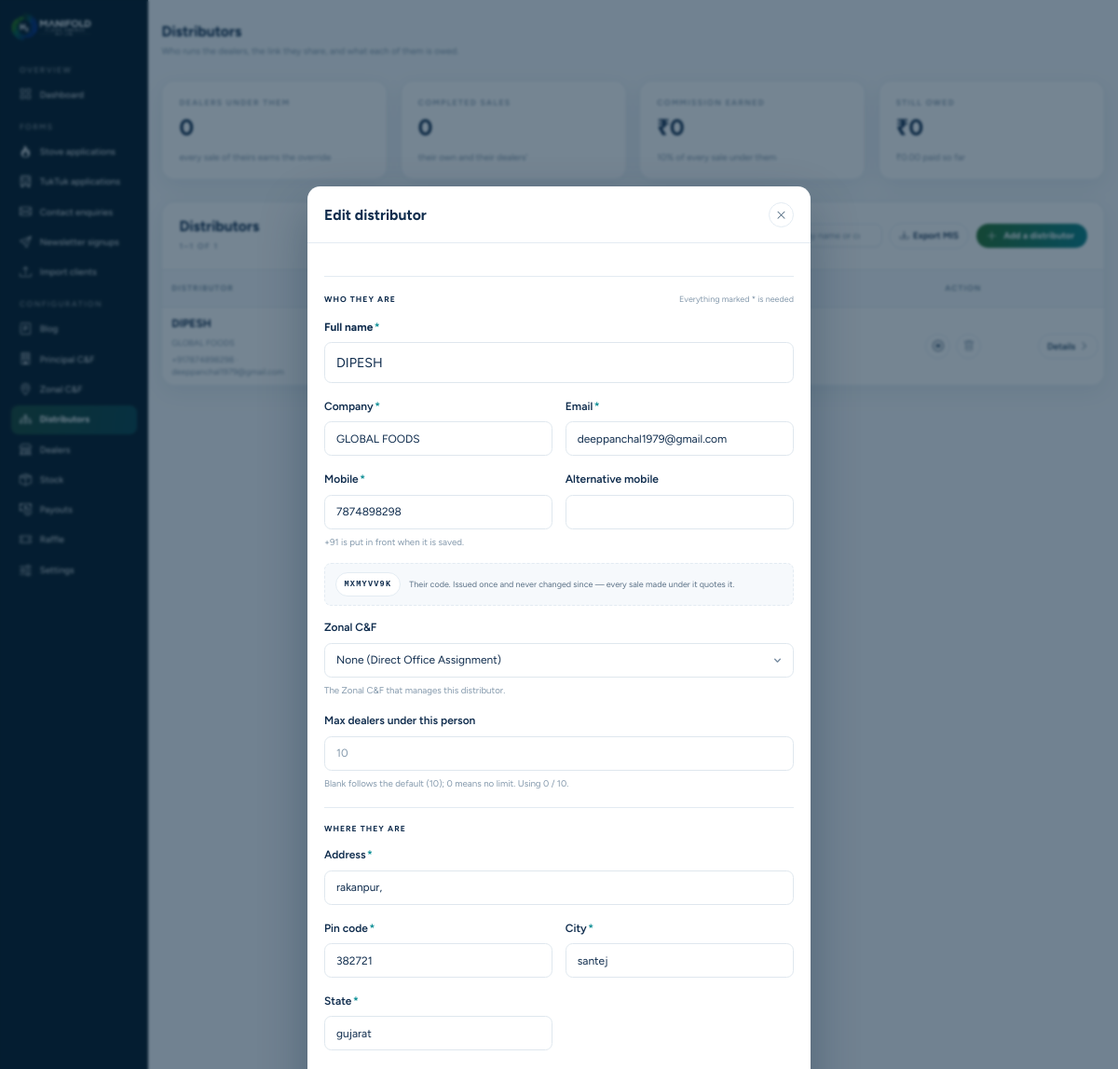
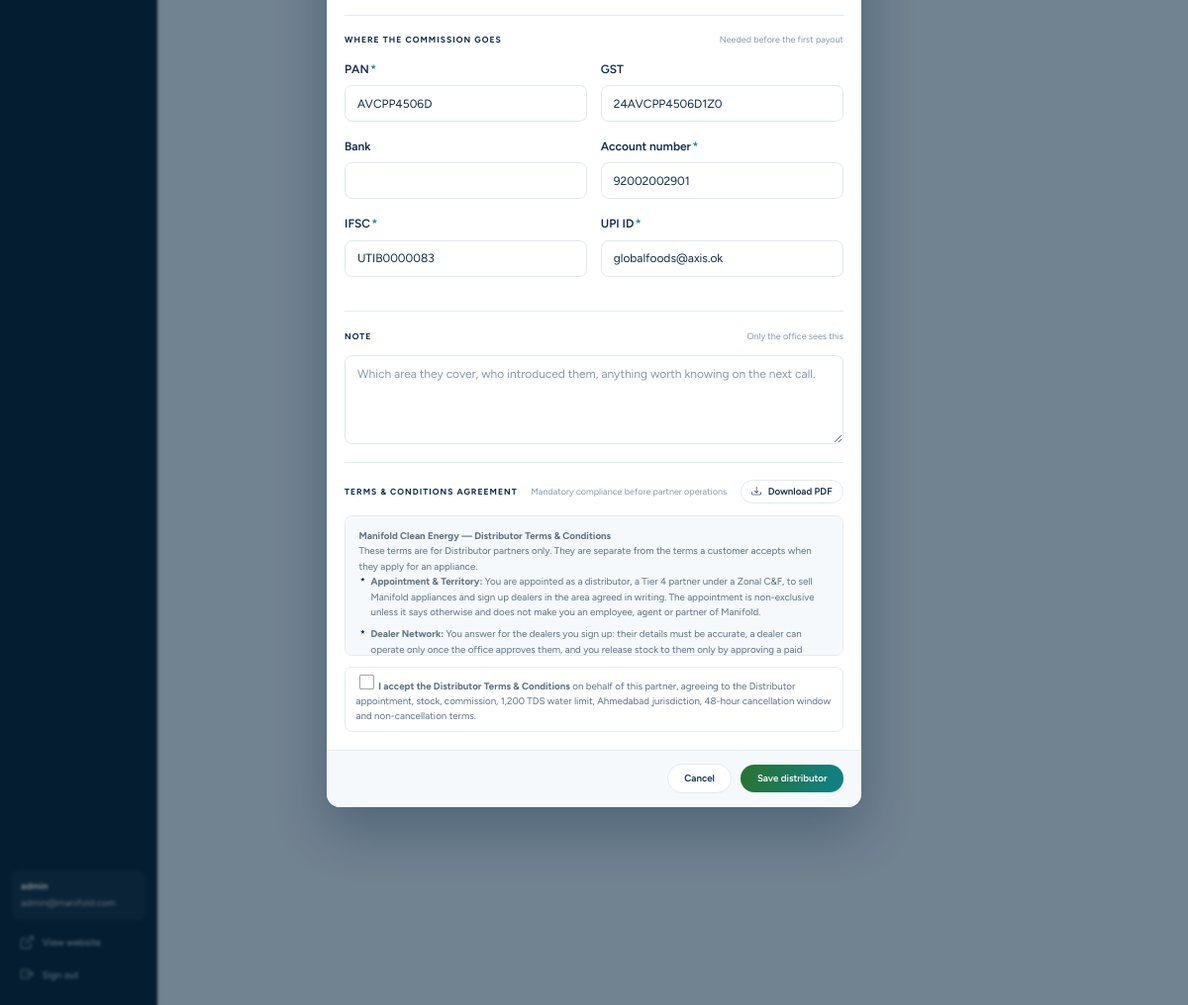
The page /admin/distributors.php?edit=3 (signed in) on the database its author committed (2 pictures, top to bottom).
### tables this page shows
CREATE TABLE `distributors` (
  `id` int(10) UNSIGNED NOT NULL,
  `distributor_code` varchar(20) NOT NULL,
  `zonal_cf_id` int(10) UNSIGNED DEFAULT NULL,
  `approval_status` enum('pending','approved','rejected') NOT NULL DEFAULT 'approved',
  `decided_at` datetime DEFAULT NULL,
  `decided_by_label` varchar(160) DEFAULT NULL,
  `terms_accepted` tinyint(1) NOT NULL DEFAULT 0,
  `terms_accepted_at` datetime DEFAULT NULL,
  `full_name` varchar(160) NOT NULL,
  `company` varchar(160) DEFAULT NULL,
  `email` varchar(190) DEFAULT NULL,
  `mobile_number` varchar(30) DEFAULT NULL,
  `alt_mobile_number` varchar(30) DEFAULT NULL,
  `address` varchar(255) DEFAULT NULL,
  `city` varchar(120) DEFAULT NULL,
  `state` varchar(120) DEFAULT NULL,
  `pin_code` varchar(20) DEFAULT NULL,
  `pan_number` varchar(20) DEFAULT NULL,
  `gst_number` varchar(30) DEFAULT NULL,
  `bank_name` varchar(120) DEFAULT NULL,
  `bank_account` varchar(60) DEFAULT NULL,
  `bank_ifsc` varchar(20) DEFAULT NULL,
  `upi_id` varchar(120) DEFAULT NULL,
  `note` text DEFAULT NULL,
  `is_active` tinyint(1) NOT NULL DEFAULT 1,
  `created_by` int(10) UNSIGNED DEFAULT NULL,
  `created_at` datetime NOT NULL DEFAULT current_timestamp(),
  `updated_at` datetime NOT NULL DEFAULT current_timestamp() ON UPDATE current_timestamp(),
  `commission_rate` decimal(5,2) DEFAULT NULL,
  `max_children` int(10) UNSIGNED DEFAULT NULL
);

### admin/partials/partner-fields.php (the view, shortened to what the rows shown need)
<?php
$pf      = $partnerEdit ?? null;
$pIsEdit = $partnerIsEdit ?? false;
$pKind   = $partnerKind ?? 'dealer';
$pCode   = $partnerCode ?? '';
$pSelf   = $partnerSelf ?? false;
$pBlank  = match ($pKind) {
    'principal_cf' => 'MP••••••',
    'zonal_cf'     => 'MZ••••••',
    'distributor'  => 'MX••••••',
    default        => 'MD••••••',
};
[$pTelMin, $pTelMax] = dial_digits(DEFAULT_DIAL_CODE);
$pTelPattern = '[0-9]{' . ($pTelMin === $pTelMax ? $pTelMin : $pTelMin . ',' . $pTelMax) . '}';
$pTelTitle   = ($pTelMin === $pTelMax ? $pTelMin . ' digits' : $pTelMin . ' to ' . $pTelMax . ' digits')
    . ', no spaces or country code';
?>
        <section class="form-section">
          <div class="field field--primary">
            <label for="<?= e($pKind) ?>_full_name">Full name<span class="field__req" aria-hidden="true">*</span></label>
            <input id="<?= e($pKind) ?>_full_name" name="full_name" type="text" maxlength="160" required
                   autocomplete="off" value="<?= e($pf['full_name'] ?? '') ?>">
          </div>
          <div class="form-grid">
            <div class="field">
              <label for="<?= e($pKind) ?>_company">Company<span class="field__req" aria-hidden="true">*</span></label>
              <input id="<?= e($pKind) ?>_company" name="company" type="text" maxlength="160" required
                     value="<?= e($pf['company'] ?? '') ?>">
            </div>
            <div class="field">
              <label for="<?= e($pKind) ?>_email">Email<span class="field__req" aria-hidden="true">*</span></label>
              <input id="<?= e($pKind) ?>_email" name="email" type="email" maxlength="190" required
                     value="<?= e($pf['email'] ?? '') ?>">
            </div>
            <div class="field">
              <label for="<?= e($pKind) ?>_mobile">Mobile<span class="field__req" aria-hidden="true">*</span></label>
              <input id="<?= e($pKind) ?>_mobile" name="mobile_number" type="tel" inputmode="numeric"
                     autocomplete="off" maxlength="<?= $pTelMax ?>" pattern="<?= e($pTelPattern) ?>"
                     title="<?= e($pTelTitle) ?>" required
                     value="<?= e(partner_mobile_digits($pf['mobile_number'] ?? '')) ?>">
              <span class="field-hint">+<?= e(DEFAULT_DIAL_CODE) ?> is put in front when it is saved.</span>
            </div>
          </div>
          <?php
            $pHeld = (string) ($pf['principal_code'] ?? $pf['zonal_code'] ?? $pf['dealer_code'] ?? $pf['distributor_code'] ?? $pCode ?? '');
          ?>
          <div class="code-preview">
            <span class="code-preview__chip<?= $pHeld === '' ? ' code-preview__chip--pending' : '' ?>">
              <?= $pHeld === '' ? $pBlank : e($pHeld) ?>
            </span>
            <span class="code-preview__text">
              <?php if ($pHeld !== ''): ?>
                <?= $pSelf ? 'Your code' : 'Their code' ?>. Issued once and never changed since —
                every sale made under it quotes it.
              <?php elseif ($pIsEdit): ?>
                No code yet. The office issues one when it approves them, and it never changes
                afterwards.
              <?php else: ?>
                A code is issued when you save, and never changes afterwards. It goes in the link
                they share.
              <?php endif; ?>
            </span>
          </div>
          <?php if ($pKind === 'distributor'): ?>
            <?php
              $pCurrentZonalId = (int) ($pf['zonal_cf_id'] ?? 0);
            ?>
            <div class="field field--wide">
              <label for="distributor_zonal_cf_id">Zonal C&amp;F</label>
              <select id="distributor_zonal_cf_id" name="zonal_cf_id">
                <option value="" <?= $pCurrentZonalId === 0 ? 'selected' : '' ?>>None (Direct Office Assignment)</option>
              </select>
              <span class="field-hint">The Zonal C&amp;F that manages this distributor.</span>
            </div>
          <?php endif; ?>
        </section>
        <section class="form-section">
          <div class="form-grid">
            <div class="field field--wide">
              <label for="<?= e($pKind) ?>_address">Address<span class="field__req" aria-hidden="true">*</span></label>
              <input id="<?= e($pKind) ?>_address" name="address" type="text" maxlength="255" required
                     value="<?= e($pf['address'] ?? '') ?>">
            </div>
            <div class="field">
              <label for="<?= e($pKind) ?>_pin">Pin code<span class="field__req" aria-hidden="true">*</span></label>
              <input id="<?= e($pKind) ?>_pin" name="pin_code" type="text" maxlength="20" required
                     value="<?= e($pf['pin_code'] ?? '') ?>">
            </div>
            <div class="field">
              <label for="<?= e($pKind) ?>_city">City<span class="field__req" aria-hidden="true">*</span></label>
              <input id="<?= e($pKind) ?>_city" name="city" type="text" maxlength="120" required
                     value="<?= e($pf['city'] ?? '') ?>">
            </div>
            <div class="field">
              <label for="<?= e($pKind) ?>_state">State<span class="field__req" aria-hidden="true">*</span></label>
              <input id="<?= e($pKind) ?>_state" name="state" type="text" maxlength="120" required
                     value="<?= e($pf['state'] ?? '') ?>">
            </div>
          </div>
        </section>
        <section class="form-section">
          <div class="form-grid">
            <div class="field">
              <label for="<?= e($pKind) ?>_pan">PAN<span class="field__req" aria-hidden="true">*</span></label>
              <input class="field-shout" id="<?= e($pKind) ?>_pan" name="pan_number" type="text" maxlength="10" required
                     pattern="[A-Za-z0-9]{10}" title="10 letters and digits"
                     placeholder="ABCDE1234F" value="<?= e($pf['pan_number'] ?? '') ?>">
            </div>
            <div class="field">
              <label for="<?= e($pKind) ?>_gst">GST</label>
              <input class="field-shout" id="<?= e($pKind) ?>_gst" name="gst_number" type="text" maxlength="15"
                     pattern="[A-Za-z0-9]{15}" title="15 letters and digits"
                     placeholder="24ABCDE1234F1Z5" value="<?= e($pf['gst_number'] ?? '') ?>">
            </div>
            <div class="field">
              <label for="<?= e($pKind) ?>_account">Account number<span class="field__req" aria-hidden="true">*</span></label>
              <input id="<?= e($pKind) ?>_account" name="bank_account" type="text" maxlength="60" required
                     value="<?= e($pf['bank_account'] ?? '') ?>">
            </div>
            <div class="field">
              <label for="<?= e($pKind) ?>_ifsc">IFSC<span class="field__req" aria-hidden="true">*</span></label>
              <input class="field-shout" id="<?= e($pKind) ?>_ifsc" name="bank_ifsc" type="text" maxlength="11" required
                     pattern="[A-Za-z0-9]{11}" title="11 letters and digits"
                     placeholder="HDFC0001234" value="<?= e($pf['bank_ifsc'] ?? '') ?>">
            </div>
            <div class="field">
              <label for="<?= e($pKind) ?>_upi">UPI ID<span class="field__req" aria-hidden="true">*</span></label>
              <input id="<?= e($pKind) ?>_upi" name="upi_id" type="text" maxlength="120" required
                     value="<?= e($pf['upi_id'] ?? '') ?>">
            </div>
          </div>
        </section>

### rows shown on the page
distributors: full_name "DIPESH", company "GLOBAL FOODS", email "deeppanchal1979@gmail.com", mobile_number "7874898298", distributor_code "MXMYVV9K", zonal_cf_id "None (Direct Office Assignment)", address "rakanpur,", pin_code "382721", city "santej", state "gujarat", pan_number "AVCPP4506D", gst_number "24AVCPP4506D1Z0", bank_account "92002002901", bank_ifsc "UTIB0000083", upi_id "globalfoods@axis.ok"

### other values the page prints
$sidebarConfig['label'] "Stove applications"
$sidebarConfig['label'] "TukTuk applications"
$sidebarConfig['label'] "Contact enquiries"
$sidebarConfig['label'] "Newsletter signups"
$user['name'] "admin"
$user['email'] "admin@manifold.com"
$pageTitle "Distributors"
$totals['dealers'] "0"
$totals['sales'] "0"
money_short($totals['earned']) "₹0"
money_short($totals['remaining']) "₹0"
$dist['full_name'] "DIPESH"
$dist['email'] ?: 'no email' "deeppanchal1979@gmail.com"
$pWhose "THEY ARE"
DEFAULT_DIAL_CODE "91"
